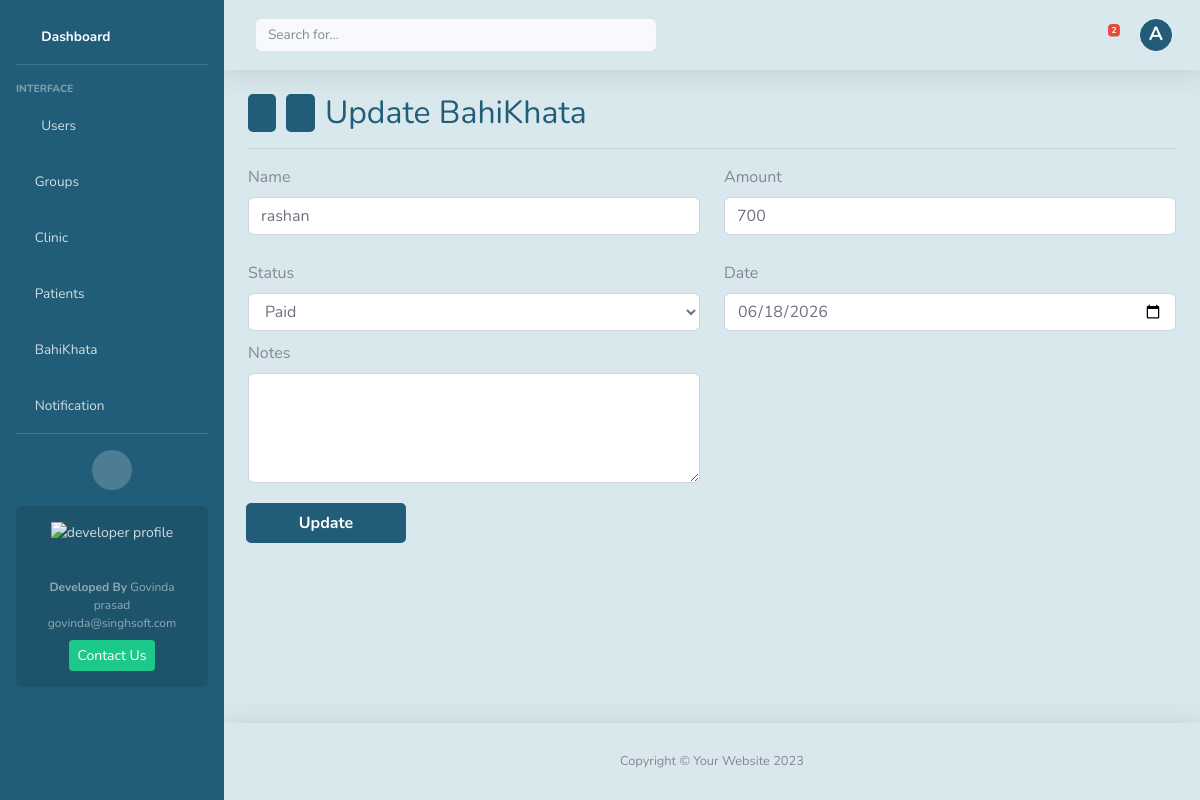
The page /bahikhata/update/12/ (signed in) on the database its author committed.
### home/models.py (models this page shows, shortened)
class User(AbstractUser):
    custom_id   = models.CharField(max_length=10, unique=True, blank=False, null=False)
    clinic      = models.ForeignKey('Clinic', on_delete=models.CASCADE, related_name="clinic_users", null=True, blank=True)
    profile_img = models.ImageField(upload_to=rename_image, blank=True)
    phone       = models.CharField(validators=[indian_phone_regex], max_length=15, blank=True, null=True)
    is_superuser= models.BooleanField(default=False)
    is_admin    = models.BooleanField(default=False)    # clinic admin
    is_admin_staff= models.BooleanField(default=False)    # clinic staff
    is_password_reset=models.BooleanField(default=False)
    is_active   = models.BooleanField(default=True)
    updated_at  = models.DateTimeField(auto_now=True)
    objects     = CustomUserManager()

### bahikhata/models.py (models this page shows, shortened)
class BahiKhata(models.Model):
    PAYMENT_STATUS_CHOICES = [
        ('pending', 'Pending'),
        ('paid', 'Paid'),
        ('overdue', 'Overdue'),
    ]
    user = models.ForeignKey(User, on_delete=models.SET_NULL, null=True, blank=True)
    name = models.CharField(max_length=255)
    amount = models.IntegerField()
    notes = models.TextField(blank=True, null=True)
    payment_status = models.CharField(max_length=20, choices=PAYMENT_STATUS_CHOICES, default='paid')
    created_at = models.DateTimeField(default=timezone.now)
    updated_at = models.DateTimeField(auto_now=True)

### bahikhata/views.py (the view, shortened to what this page needs)
# urls.py: path('update/<int:id>/', views.update_bahikhata, name='update_bahikhata'),
@require_http_methods(["GET","POST"])
@login_required(login_url='login')
@permission_required(['khata.change_bahikhata'], raise_exception=True)
def update_bahikhata(request, id):
    try:
        user = request.user
        bill = BahiKhata.objects.get(id=id)
    except BahiKhata.DoesNotExist:
        messages.error(request, "Bill not found.")
    except Exception as e:
        messages.error(request, f"An error occurred: {str(e)}")
    return render(request, 'bahikhata_edit.html', {'record':bill})

### home/context_processors.py (called while the page is built)
def notification_context(request):
    if request.user.is_authenticated:
        unread = Notification.objects.filter(
            receiver=request.user
        ).exclude(
            seen_notes__seen_by=request.user
        ).count()
    else:
        unread = 0
    return {"unread_notifications": unread}

### home/templatetags/custom_filters.py (called while the page is built)
@register.filter
def get_first_letter(username):
    return username[0] if username else '?'

### bahikhata/templates/bahikhata_edit.html (shortened to what this page needs)
{% extends 'layout.html' %}
{% block content %}
    <div class="d-flex justify-content-between align-items-center">
        <div class="nav-container" style="display: flex; gap: 10px; justify-content: center;">
            <button class="cnav-btn" onclick="window.history.back()" title="Back"><i class="fa fa-arrow-left"></i></button>
            <button class="cnav-btn" onclick="window.history.forward()" title="Forward"><i class="fa fa-arrow-right"></i></button>
            <h2 class="mb-0 custome-color-dark">Update BahiKhata</h2>
        </div>
    </div>
    <hr>
    <div id="clinic-from-div">
        <div class="justify-content-center">
            <form method="POST" class="clinic_form">
                <div class="row" style="margin-top: 10px;">
                    <div class="col-sm-6">
                        <label class="form-label">Name</label>
                        <input type="text" class="form-control" name="name" id="product_name" placeholder="Name" style="width: 100%;" maxlength="250"
                            oninput="checkUnique(this)" required value="{{record.name}}">
                    </div>
                    <div class="col-sm-6">
                        <label class="form-label">Amount</label>
                        <input type="number" class="form-control" name="amount" placeholder="100" style="width: 100%;" required value="{{record.amount}}">
                    </div>
                </div>
                <div class="row" style="margin-top: 10px;">
                    <div class="col-sm-6">
                        <label class="form-label">Status</label>
                        <select id="status" class="form-control" name="payment_status" style="width: 100%;">
                            <option value="paid" {% if record.payment_status == 'paid' %}selected{% endif %}>Paid</option>
                        </select>
                    </div>
                    <div class="col-sm-6">
                        <label class="form-label">Date</label>
                        <input type="date" class="form-control" name="created_at" value="{{ record.created_at|date:'Y-m-d' }}" required style="width: 100%;">
                    </div>
                </div>
                <div class="row" style="margin-top: 10px;">
                    <div class="col-sm-6">
                        <label class="form-label">Notes</label>
                        <textarea class="form-control" name="notes" rows="4" style="width: 100%;">{{record.notes}}</textarea>
                    </div>
                </div>
                <div class="row" style="margin-top: 20px; margin-bottom: 20px; padding-left:10px;">
                    <button class="btn cb" name="submit_clinic_details" type="submit" style="width: 10rem;">Update</button>
                </div>
            </form>
        </div>
    </div>
{% endblock %}

### home/templates/layout.html (shortened to what this page needs)
{% load static %}
{% load custom_filters %}
<!DOCTYPE html>
<html lang="en">
<head>
    <link href="{% static 'vendor/fontawesome-free/css/all.min.css' %}" rel="stylesheet" type="text/css">
    <link href="{% static 'css/sb-admin-2.min.css' %}" rel="stylesheet">
</head>
<body id="page-top">
    <div id="wrapper">
        <ul class="navbar-nav sidebar sidebar-dark box-background-dark" id="accordionSidebar">
            <li class="nav-item active mt-2" >
              {% if request.user.is_superuser or request.user.is_admin %}
                <a class="nav-link" href="{% url 'index' %}">
                    <i class="fas fa-fw fa-chart-area"></i>
                    <span>Dashboard</span>
                </a>
              {% else %}
                <a class="nav-link" href="#">
                    <span>Dashboard</span>
                </a>
              {% endif %}
            </li>
            <hr class="sidebar-divider">
            <div class="sidebar-heading">Interface</div>
          {% if perms.home.view_user %}
            <li class="nav-item">
                <a class="nav-link " href="{% url 'all_users' %}" aria-expanded="true">
                    <i class="fas fa-fw fa-user"></i>
                    <span>Users</span>
                </a>
            </li>
          {% endif %}
          {% if perms.auth.view_group %}
            <li class="nav-item">
                <a class="nav-link " href="{% url 'groups' %}" aria-expanded="true" >
                    <i class='fas fa-layer-group'></i>
                    <span>Groups</span>
                </a>
            </li>
          {% endif %}
          {% if perms.home.view_clinic %}
            <li class="nav-item">
                <a class="nav-link" href="{% url 'clinic' %}" aria-expanded="true">
                    <i class="fas fa-clinic-medical"></i>
                    <span>Clinic</span>
                </a>
            </li>
          {% endif %}
          {% if perms.home.view_patient %}
            <li class="nav-item">
                <a class="nav-link " href="{% url 'patients' %}" aria-expanded="true" >
                    <i class="fas fa-diagnoses"></i>
                    <span>Patients</span>
                </a>
            </li>
          {% endif %}
          {% if perms.bahikhata.view_bahikhata %}
            <li class="nav-item">
                <a class="nav-link " href="{% url 'bahikhata' %}" aria-expanded="true" >
                    <i class="fas fa-book"></i>
                    <span>BahiKhata</span>
                </a>
            </li>
          {% endif %}
          {% if perms.home.view_notification %}
            <li class="nav-item">
                <a class="nav-link " href="{% url 'notifications' %}" aria-expanded="true" >
                    <i class="fas fa-envelope-open-text"></i>
                    <span>Notification</span>
                </a>
            </li>
          {% endif %}
            <hr class="sidebar-divider d-none d-md-block">
            <div class="text-center d-none d-md-inline">
                <button class="rounded-circle border-0" id="sidebarToggle"></button>
            </div>
            <div class="sidebar-card d-none d-lg-flex">
                <img class="sidebar-card-illustration mb-2" src="{% static "/img/undraw_profile.svg" %}" alt="developer profile">
                <p class="text-center mb-2"><strong>Developed By</strong> Govinda prasad govinda@singhsoft.com</p>
                <a class="btn btn-success btn-sm" href="mailto:govinda@singhsoft.com">Contact Us</a>
            </div>
        </ul>
        <div id="content-wrapper" class="d-flex flex-column">
            <div id="content" style="background: #d8e8ec">
                <nav class="navbar navbar-expand topbar mb-4 static-top shadow">
                    {% if search_bar|default:"true" == "true" %}
                    <form class="d-none d-sm-inline-block form-inline mr-auto ml-md-3 my-2 my-md-0 mw-100 navbar-search">
                        <div class="input-group">
                            <input type="text" class="form-control bg-light border-0 small" placeholder="Search for..."
                                aria-label="Search" aria-describedby="basic-addon2" id="search-bar">
                        </div>
                    </form>
                    {% endif %}
                    <ul class="navbar-nav ml-auto">
                        <li class="nav-item dropdown no-arrow mx-1">
                            <a class="nav-link dropdown-toggle" href="#" id="messagesDropdown" role="button"
                                data-toggle="dropdown" aria-haspopup="true" aria-expanded="false" onclick="fetchNotifications()">
                                <i class="fas fa-envelope fa-fw custome-color-dark cnav-icon2"></i>
                                {% if unread_notifications > 0 %}
                                <span class="badge badge-danger badge-counter">{{unread_notifications}}</span>
                                {% endif %}
                            </a>
                        </li>
                        <li class="nav-item dropdown no-arrow">
                            <a class="nav-link dropdown-toggle" href="#" id="userDropdown" role="button"
                                data-toggle="dropdown" aria-haspopup="true" aria-expanded="false">
                                {% if request.user.profile_img %}
                                    <img class="img-profile rounded-circle box-background-border-dark cnav-icon"
                                        src="{{request.user.profile_img.url}}" alt="profile image" title="{{request.user.username}}">
                                {% else %}
                                    <div class="img-profile rounded-circle user-face cnav-icon" title="{{request.user.username}}">
                                        {{ request.user.username|get_first_letter|upper }}
                                    </div>
                                {% endif %}
                            </a>
                        </li>
                    </ul>
                </nav>
                <div class="container-fluid">
                    {% block content %}{% endblock %}
                </div>
            </div>
            <footer class="sticky-footer box-background-light shadow">
                <div class="container my-auto">
                    <div class="copyright text-center my-auto" style="">
                        <span>Copyright &copy; Your Website 2023</span>
                    </div>
                </div>
            </footer>
        </div>
    </div>
</body>
</html>

### home/templates/layout.html (style rules this page uses)
input[type=number] { -moz-appearance: textfield; }
.cnav-btn { color: white; font-weight:bold; border-radius: 5px; cursor: pointer; background-color: rgba(33, 92, 120, 1)!important; border: 2px solid rgba(33, 92, 120, 1)!important; transition: color .15s ease-in-out, background-color .15s ease-in-out, border-color .15s ease-in-out, box-shadow .15s ease-in-out; }
.cb { color: white; font-weight:bold; border-radius: 5px; background-color: rgba(33, 92, 120, 1)!important; border: 2px solid rgba(33, 92, 120, 1)!important; }
.box-background-dark { background-color: rgba(33, 92, 120, 1)!important; }
.box-background-light { background-color: #d8e8ec; }
.custome-color-dark { color: rgba(33, 92, 120, 1); }
.user-face { text-align: center; font-size: larger; font-weight: bold; background-color: rgba(33, 92, 120, 1)!important; border: 1px solid rgba(33, 92, 120, 1)!important; color: white; }

### rows shown on the page
User: user.username|get_first_letter "A"
BahiKhata: name "rashan", amount "700", payment_status "Paid", created_at "06/18/2026"

### other values the page prints
{{ unread_notifications }} "2"
